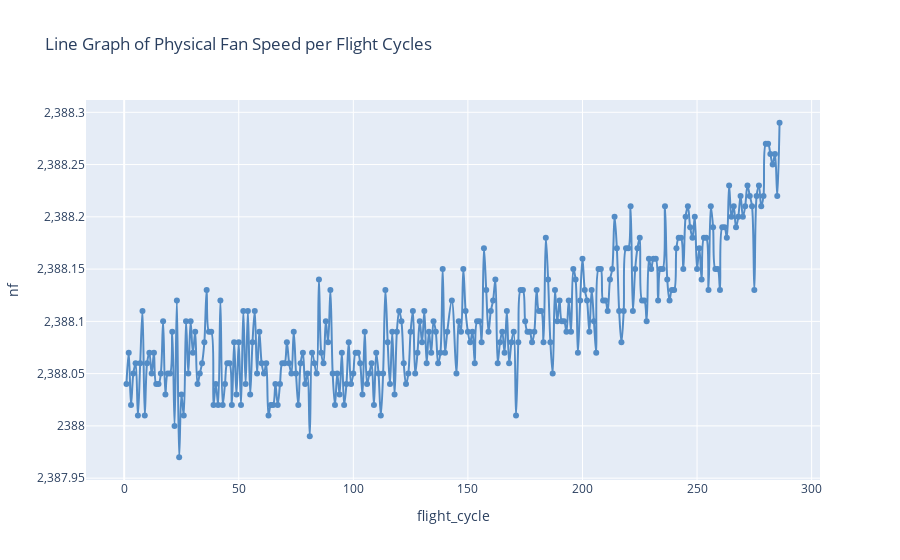

This figure's notebook cell:
### Code cell
df_aircraft_engine02_sort = df_aircraft_engine02.sort_values(by="flight_cycle")
figure06 = px.line(df_aircraft_engine02_sort, 
                    x="flight_cycle", 
                    y="nf",
                    hover_name='esn',
                    line_shape='spline',
                    markers=True,
                    color_discrete_sequence=["#538cc6"],
                    title="Line Graph of Physical Fan Speed per Flight Cycles ")
figure06.show()

### Figure 1 — Plotly figure (JSON) as saved in the notebook; plotly's stock layout.template omitted (floating-point values rounded to 4 significant figures; data arrays with more than 128 entries replaced by an {"elided": "..."} marker saying what was removed)
{"data": [{"hovertemplate": "<b>%{hovertext}</b><br><br>flight_cycle=%{x}<br>nf=%{y}<extra></extra>", "hovertext": {"elided": "284 int values"}, "legendgroup": "", "line": {"color": "#538cc6", "dash": "solid", "shape": "spline"}, "marker": {"symbol": "circle"}, "mode": "markers+lines", "name": "", "orientation": "v", "showlegend": false, "type": "scatter", "x": {"elided": "284 int values"}, "xaxis": "x", "y": {"elided": "284 float values"}, "yaxis": "y"}], "layout": {"legend": {"tracegroupgap": 0}, "title": {"text": "Line Graph of Physical Fan Speed per Flight Cycles "}, "xaxis": {"anchor": "y", "domain": [0, 1], "title": {"text": "flight_cycle"}}, "yaxis": {"anchor": "x", "domain": [0, 1], "title": {"text": "nf"}}}}
